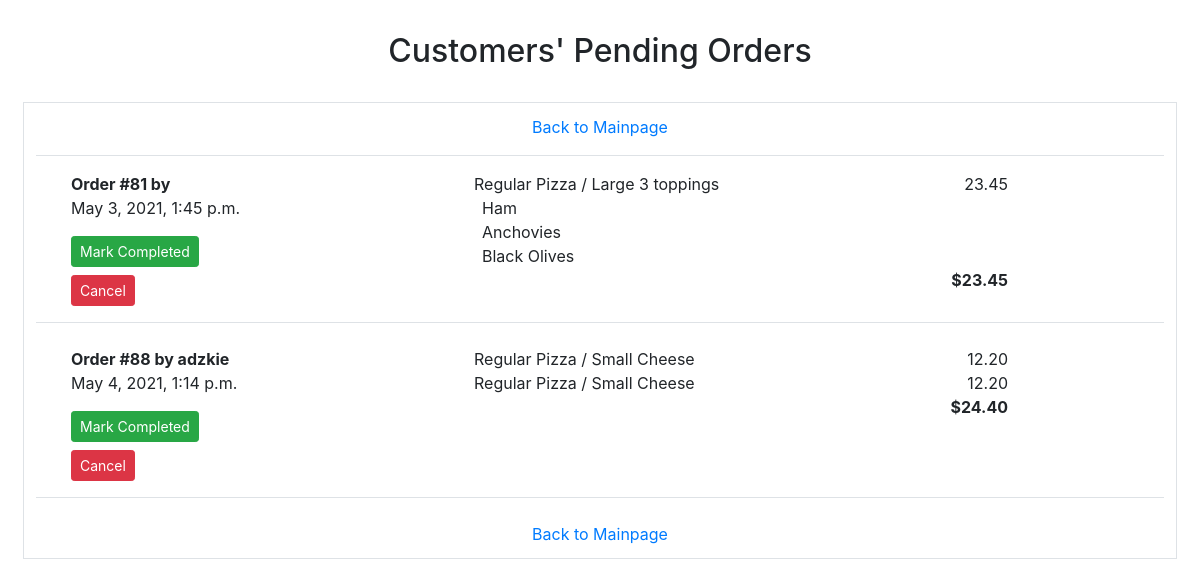
The app's page /orders (signed in) with its own data.
### orders/models.py (models this page shows)
class Order(models.Model):
    customer = models.ForeignKey(
        User,
        null=True,
        on_delete=models.CASCADE,
        related_name='orders'
    )
    timestamp = models.DateTimeField(auto_now=True)
    total = models.DecimalField(max_digits=6, decimal_places=2, default=0)
    in_cart = models.BooleanField(default=True)
    placed = models.BooleanField(default=False)
    completed = models.BooleanField(default=False)
    def __str__(self):
        return f'Order #{self.id} by {self.customer.first_name}'

class OrderItem(models.Model):
    order = models.ForeignKey(
        Order,
        on_delete=models.CASCADE,
        null=True,
        related_name='items'
    )
    category = models.CharField(max_length=20)
    kind = models.CharField(max_length=30)
    price = models.DecimalField(max_digits=5, decimal_places=2)
    size = models.CharField(max_length=5, blank=True)
    toppings = models.ManyToManyField(
        PizzaTopping,
        blank=True,
        related_name='pizza'
    )
    extra = models.BooleanField(default=False)
    extras = models.ManyToManyField(SubExtra, blank=True, related_name='sub')
    def __str__(self):
        if self.extra:
            return f'+ {self.kind}'
        if self.toppings:
            return f'{self.category} / {self.size} {self.kind}'
        else:
            return f'{self.category} / {self.size} {self.kind}'

class PizzaTopping(models.Model):
    name = models.CharField(max_length=20)
    def __str__(self):
        return f'{self.name}'

### orders/views.py (the view)
# urls.py: path('orders', views.orders_view, name='orders'),
@login_required(redirect_field_name='index')
def orders_view(request):
    if request.user.is_superuser:
        orders = Order.objects.filter(placed=True, completed=False)
        context = {
            'message': None,
            'orders': orders,
            'cartcount': cart_count(request.user)
        }
        return render(request, 'orders/orders.html', context)
    else:
        raise Http404("You are not authorized to view this page.")

### orders/custom.py (called while the page is built)
def cart_count(customer):
    try:
        cart = Order.objects.get(customer=customer, in_cart=True)
    except Order.MultipleObjectsReturned:
        raise Http404("More than one cart found.")
    except Order.DoesNotExist:
        return 0
    else:
        return cart.items.exclude(category='Subs', extra=True).count()

### orders/templates/orders/orders.html (shortened to what this page needs)
{% load static %}
<!DOCTYPE html>
<html lang="en">
  <head>
    <link rel="stylesheet" href="https://stackpath.bootstrapcdn.com/bootstrap/4.1.3/css/bootstrap.min.css">
    <link rel="stylesheet" href="{% static 'css/styles.css' %}">
  </head>
  <body>
    <div class="container-fluid">
      <div class="row m-2 justify-content-center">
        <table class="text-center">
          <tr class="topbottomspace">
            <th><h2>Customers' Pending Orders</h2></th>
          </tr>
        </table>
        <div class="table responsive">
          <table class="table table-bordered">
            <tbody>
              <tr>
                <td>
	                <div class="container">
                  {% if not orders %}
	                  <div class="row justify-content-center">
	                    No pending orders.
	                  </div>
	                  <div class="row justify-content-center mt-3">
                      <a href="{% url 'index' %}">Back to Mainpage</a>
	                  </div>
	                {% else %}
                    <div class="row justify-content-center mb-3 border-bottom">
                      <span class="mb-3">
                        <a  href="{% url 'index' %}">Back to Mainpage</a>
                      </span>
                    </div>
                    <div class="row justify-content-center">
                    {% for order in orders %}
                      <div class="col-2 col-md-4 col-lg-3 border-bottom mb-4">
                        <div class="form-check">
                          <ul class="list-unstyled">
                            <li>
	                            <span style="font-weight: bold">{{ order }}</span>
                            </li>
                            <li>{{ order.timestamp }}</li>
                            <li class="mt-3 mb-2">
                              <form action="{% url 'complete' %}" method="post">
                                <input type="submit" class="btn btn-success btn-sm" value="Mark Completed"/>
                              </form>
                            </li>
                            <li>
                              <form action="{% url 'cancel' %}" method="post">
                                <input type="submit" class="btn btn-danger btn-sm" value="Cancel"/>
                              </form>
                            </li>
                          </ul>
                        </div>
                      </div>
                      <div class="col-10 col-sm-10 col-md-8 col-lg-9 border-bottom mb-4">
                      {% for item in order.items.all %}
                        <div class="row justify-content-center">
                          <div class="col-9 col-md-9 col-lg-6">
                            {{ item }}
                          {% if item.toppings.all|length > 0 %}
		                        <ul class="list-unstyled mb-0" style="padding-left: 0.5em">
                            {% for topping in item.toppings.all %}
		                          <li>{{ topping }}</li>
                            {% endfor %}
		                        </ul>
		                      {% endif %}
                          </div>
                          <div class="col-3 col-sm-3 col-md-3 col-lg-2 text-right">
                            {{ item.price }}
                          </div>
                        </div>
                      {% endfor %}
                        <div class="row justify-content-center">
                          <div class="col-9 col-md-9 col-lg-6">
                          </div>
                          <div style="font-weight: bold" class="col-3 col-sm-3 col-md-3 col-lg-2 text-right">
                            ${{ order.total }}
                          </div>
                        </div>
                      </div>
                    {% endfor %}
                    </div>
                    <div class="row justify-content-center">
                      <a href="{% url 'index' %}">Back to Mainpage</a>
                    </div>
                  {% endif %}
	                </div>
                </td>
              </tr>
            </tbody>
          </table>
        </div>
      </div>
    </div>
  </body>
</html>

### orders/static/css/styles.css (style rules this page uses)
tr.topbottomspace > th { padding-top: 1.5em; padding-bottom: 1.5em; }

### records on screen
Order: id+customer "Order #81 by", timestamp "May 3, 2021, 1:45 p.m.", total "23.45"
OrderItem: extra+id+category "Regular Pizza / Large 3 toppings", price "23.45"
PizzaTopping: name "Ham"
PizzaTopping: name "Anchovies"
PizzaTopping: name "Black Olives"
Order: id+customer "Order #88 by adzkie", timestamp "May 4, 2021, 1:14 p.m.", total "24.40"
OrderItem: extra+id+category "Regular Pizza / Small Cheese", price "12.20"
OrderItem: extra+id+category "Regular Pizza / Small Cheese", price "12.20"
